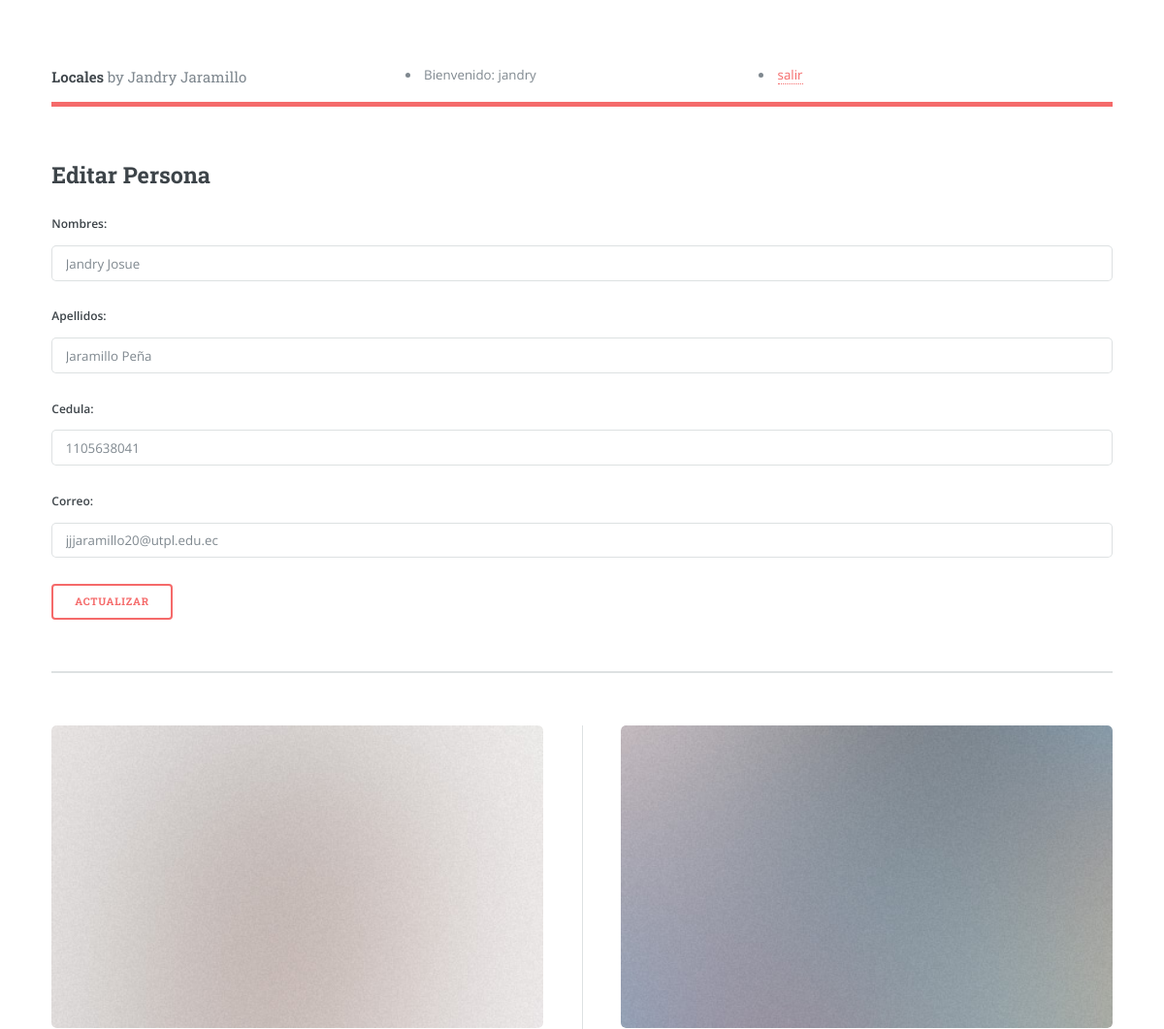
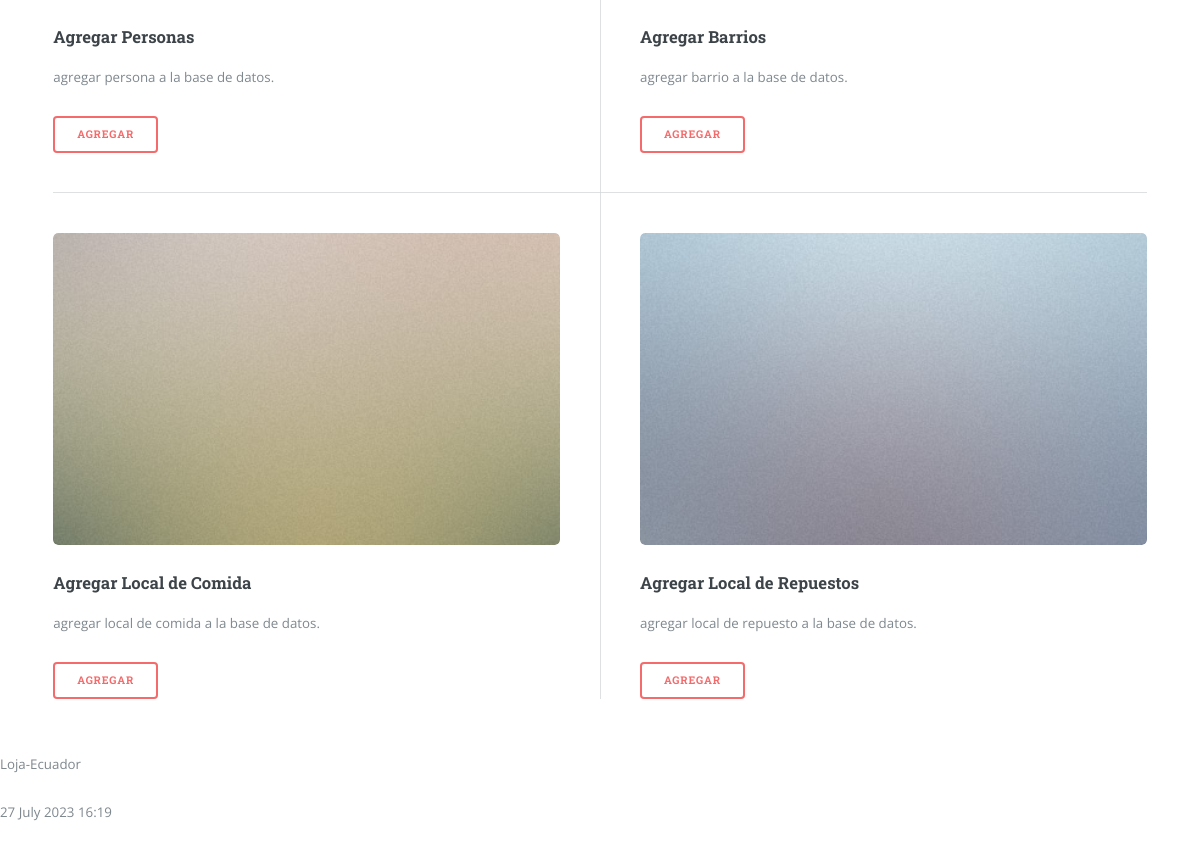
Screenshot of /editarPersonas/2 (signed in) with the database file from the repository (2 pictures, top to bottom).
### locales/models.py (models this page shows, shortened)
class Persona(models.Model):
    nombres = models.CharField(max_length=80)
    apellidos = models.CharField(max_length=80)
    cedula = models.CharField(max_length=10)
    correo = models.EmailField()

### locales/views.py (the view)
# urls.py: path('editarPersonas/<int:id>', views.editarPersonas,
@login_required(login_url="/entrando/login/")
def editarPersonas(request, id):
    estudiante = Persona.objects.get(pk=id)
    if request.method == "POST":
        formulario = PersonaForm(request.POST, instance=estudiante)
        print(formulario.errors)
        if formulario.is_valid():
            formulario.save()
            return redirect(listarPersonas)
    else:
        formulario = PersonaForm(instance=estudiante)
    diccionario = {"formulario": formulario}
    return render(request, "editarPersonas.html", diccionario)

### locales/forms.py
class PersonaForm(forms.ModelForm):
    class Meta:
        model = Persona
        fields = ['nombres', 'apellidos', 'cedula', 'correo']

### locales/templates/editarPersonas.html (shortened to what this page needs)
{% extends "master.html" %}
{% block content %}
<h2>Editar Persona</h3>
<form action="" method="post">
  {{formulario.as_p}}
  <p><input type='submit' value='Actualizar'/></p>
</form>
{% endblock %}

### locales/templates/master.html (shortened to what this page needs)
<!DOCTYPE HTML>
<html>
<head>
    {% load static %}
    <link rel="stylesheet" type="text/css" href="{% static 'css/main.css' %}">
    <link rel="stylesheet" type="text/css" href="https://cdn.datatables.net/1.10.25/css/jquery.dataTables.min.css">
</head>
<body class="is-preload">
    <div id="wrapper">
        <div id="main">
            <div class="inner">
                <header id="header">
                    <a class="logo"><strong>Locales</strong> by Jandry Jaramillo</a>
                    {% if user.is_authenticated %}
                    <li> <span class="nombre_usuario"> Bienvenido: {{user.username}} </span></li>
                    {% endif %}
                    {% if user.is_authenticated %}
                    <li><a href="{% url 'logout_view' %}">salir</a></li>
                    {% else %}
                    <li>[<a href="{% url 'login' %}">ingresar</a>]</li>
                    {% endif %}
                </header>
                <section>
                    {% block content %}
                    {% endblock %}
                </section>
                <section>
                    <div class="posts">
                        <article>
                            <a href="#" class="image"><img src="{% static 'images/pic01.jpg' %}" alt="" /></a>
                            <h3>Agregar Personas</h3>
                            <p>agregar persona a la base de datos.</p>
                            <ul class="actions">
                                <li><a href="{% url 'crearPersonas' %}" class="button">Agregar</a></li>
                            </ul>
                        </article>
                        <article>
                            <a href="#" class="image"><img src="{% static 'images/pic02.jpg' %}" alt="" /></a>
                            <h3>Agregar Barrios</h3>
                            <p>agregar barrio a la base de datos.</p>
                            <ul class="actions">
                                <li><a href="{% url 'crearBarrios' %}" class="button">Agregar</a></li>
                            </ul>
                        </article>
                        <article>
                            <a href="#" class="image"><img src="{% static 'images/pic03.jpg' %}" alt="" /></a>
                            <h3>Agregar Local de Comida</h3>
                            <p>agregar local de comida a la base de datos.</p>
                            <ul class="actions">
                                <li><a href="{% url 'crearLocalComida' %}" class="button">Agregar</a></li>
                            </ul>
                        </article>
                        <article>
                            <a href="#" class="image"><img src="{% static 'images/pic04.jpg' %}" alt="" /></a>
                            <h3>Agregar Local de Repuestos</h3>
                            <p>agregar local de repuesto a la base de datos.</p>
                            <ul class="actions">
                                <li><a href="{% url 'crearLocalRepuesto' %}" class="button">Agregar</a></li>
                            </ul>
                        </article>
                    </div>
                </section>
            </div>
            <footer id="footer">
                <p>Loja-Ecuador</p>
                <p>{% now "j F Y H:i" %}</p>
            </footer>
        </div>
    </div>
</body>
</html>

### rows the page displays
Persona: nombres "Jandry Josue", apellidos "Jaramillo Peña", cedula "1105638041", correo "jjjaramillo20@utpl.edu.ec"

### other values shown
{{ user.username }} "jandry"
